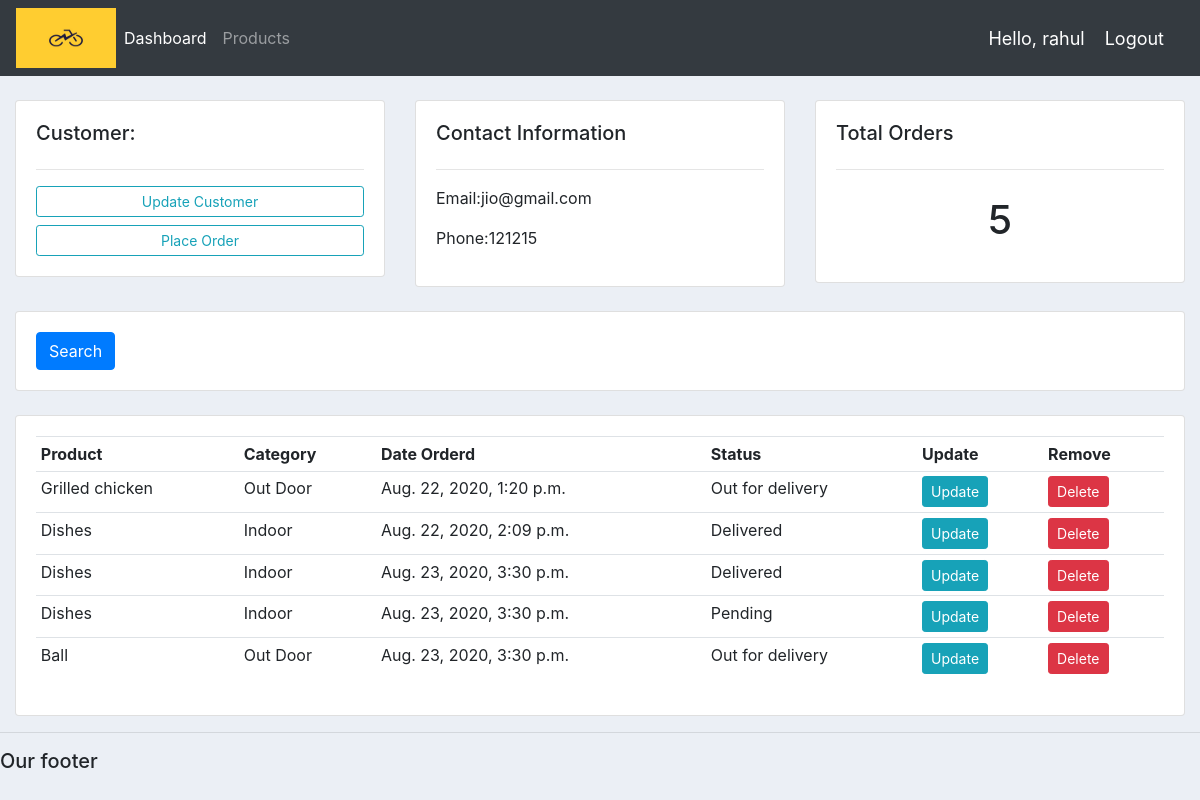
/customer/1/ (signed in), run on an earlier commit of the app's database.
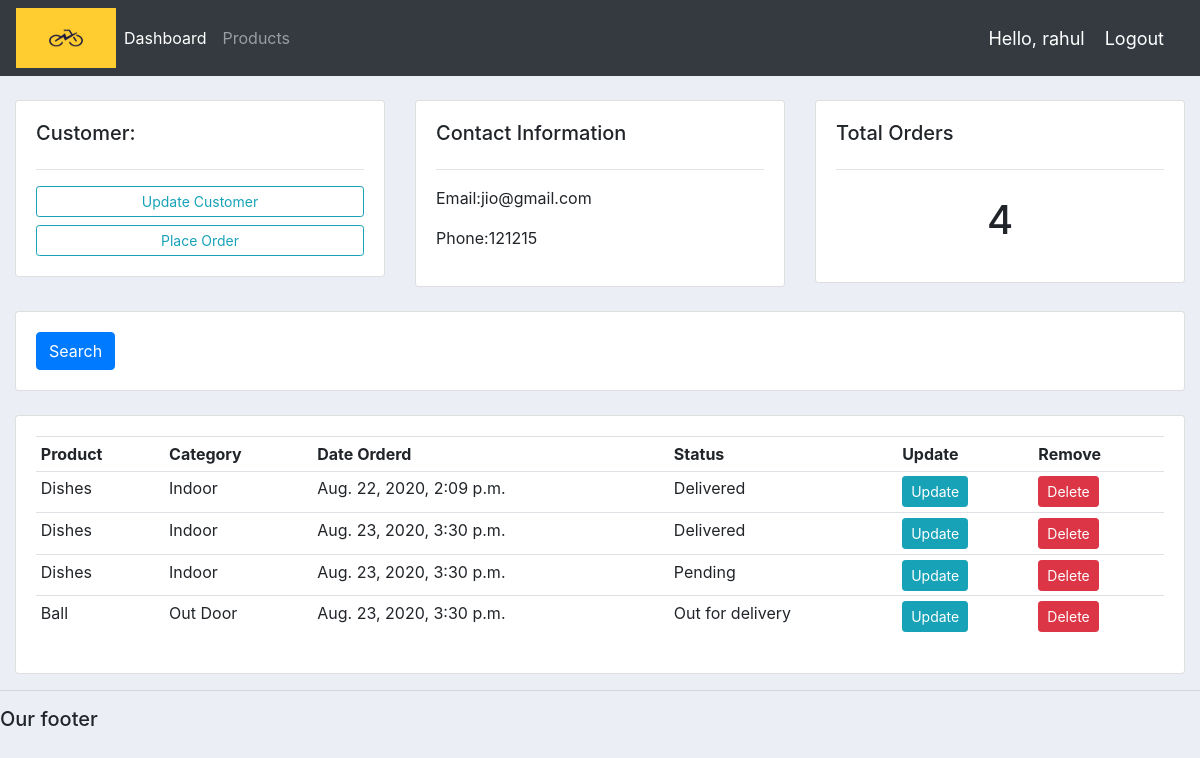
And on a later commit of the database.
### accounts/models.py (models this page shows, shortened)
class Order(models.Model):
    STATUS = (
        ('Pending','Pending'),
        ('Out for delivery','Out for delivery'),
        ('Delivered','Delivered'),
    )
    customer = models.ForeignKey(Customer,null=True,on_delete= models.SET_NULL)
    product = models.ForeignKey(Product,null=True,on_delete= models.SET_NULL)
    date_created = models.DateTimeField(auto_now_add=True,null=True)
    status = models.CharField(max_length=200,null=True,choices=STATUS)

class Product(models.Model):
    CATEGORY = (
        ('Indoor','Indoor'),
        ('Out Door','Out Door'),
    )
    name = models.CharField(max_length=200,null=True)
    price = models.FloatField(null=True)
    category = models.CharField(max_length=200,null=True,choices=CATEGORY)
    description = models.CharField(max_length=200,null=True,blank=True)
    date_created = models.DateTimeField(auto_now_add=True,null=True)
    tags = models.ManyToManyField(Tag)
    def __str__(self):
        return self.name

### accounts/views.py (the view)
# urls.py: path('customer/<str:pk_test>/', views.customer, name='customer'),
@login_required(login_url='login')
def customer(request,pk_test):
    customer = Customer.objects.get(id=pk_test)
    orders = customer.order_set.all()
    order_count = orders.count()
    context = {'customer':customer,'orders':orders,'order_count':order_count,}
    return render(request,"customer.html",context)

### templates/customer.html
{%  extends 'main.html' %}
{% block content %}
	<br>
<div class="row">
	<div class="col-md">
		<div class="card card-body">
			<h5>Customer:</h5>
			<hr>
			<a class="btn btn-outline-info  btn-sm btn-block" href="">Update Customer</a>
			<a class="btn btn-outline-info  btn-sm btn-block" href="{% url 'create_order' customer.id %}">Place Order</a>
		</div>
	</div>
	<div class="col-md">
		<div class="card card-body">
			<h5>Contact Information</h5>
			<hr>
			<p>Email:{{customer.email}} </p>
			<p>Phone:{{customer.phone}} </p>
		</div>
	</div>
	<div class="col-md">
		<div class="card card-body">
			<h5>Total Orders</h5>
			<hr>
			<h1 style="text-align: center;padding: 10px">{{order_count}}</h1>
		</div>
	</div>
</div>
<br>
<div class="row">
	<div class="col">
		<div class="card card-body">
			<form method="get">
		    <button class="btn btn-primary" type="submit">Search</button>
		  	</form>
		</div>
	</div>
</div>
<br>
<div class="row">
	<div class="col-md">
		<div class="card card-body">
			<table class="table table-sm">
				<tr>
					<th>Product</th>
					<th>Category</th>
					<th>Date Orderd</th>
					<th>Status</th>
					<th>Update</th>
					<th>Remove</th>
				</tr>
				{% for order in orders %}
				<tr>
					<td>{{order.product}}</td>
					<td>{{order.product.category}}</td>
					<td>{{order.date_created}}</td>
					<td>{{order.status}}</td>
					<td><a class="btn btn-sm btn-info" href="{% url 'update_order' order.id %}">Update</a></td>
					<td><a class="btn btn-sm btn-danger" href="{% url 'delete_order' order.id %}">Delete</a></td>
				</tr>
				{% endfor %}
			</table>
		</div>
	</div>
</div>
{% endblock %}

What changed in the data, as far as the page shows it:
removed Order: product "Grilled chicken", product.category "Out Door", date_created "Aug. 22, 2020, 1:20 p.m.", status "Out for delivery"
Also different on the page:
{{ order_count }}: "5" → "4"
